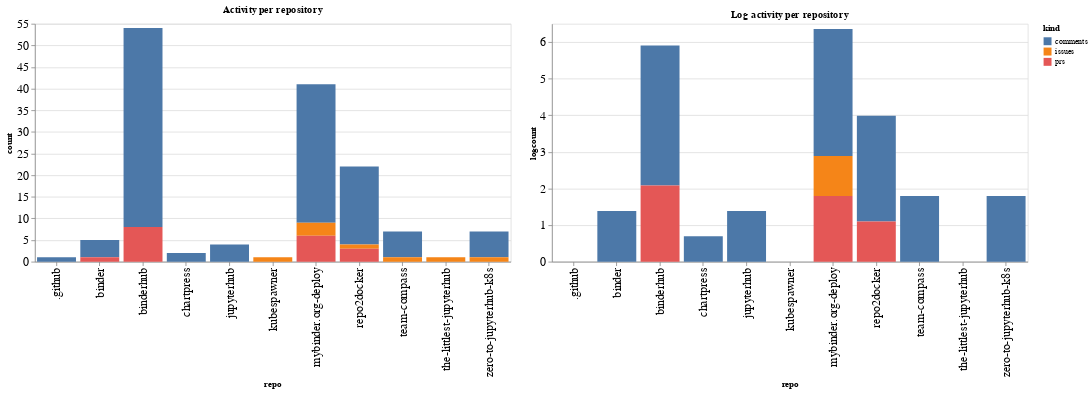

Notebook code cell kept with this figure:
### Code cell
ch1 = alt.Chart(repo_summaries, width=600, title="Activity per repository").mark_bar().encode(
    x='repo',
    y='count',
    color='kind',
    tooltip="kind"
)

ch2 = alt.Chart(repo_summaries, width=600, title="Log activity per repository").mark_bar().encode(
    x='repo',
    y='logcount',
    color='kind',
    tooltip="kind"
)

ch1 | ch2

### Figure 1 — Vega-Lite specification as saved in the notebook (floating-point values rounded to 4 significant figures)
{"config": {"axisLeft": {"labelFontSize": 15}, "axisBottom": {"labelFontSize": 15}}, "hconcat": [{"mark": "bar", "encoding": {"color": {"type": "nominal", "field": "kind"}, "tooltip": {"type": "nominal", "field": "kind"}, "x": {"type": "nominal", "field": "repo"}, "y": {"type": "quantitative", "field": "count"}}, "title": "Activity per repository", "width": 600}, {"mark": "bar", "encoding": {"color": {"type": "nominal", "field": "kind"}, "tooltip": {"type": "nominal", "field": "kind"}, "x": {"type": "nominal", "field": "repo"}, "y": {"type": "quantitative", "field": "logcount"}}, "title": "Log activity per repository", "width": 600}], "data": {"name": "data-8e365cd5bd56bae4fdd54e654e4135d6"}, "$schema": "https://vega.github.io/schema/vega-lite/v4.8.1.json", "datasets": {"data-8e365cd5bd56bae4fdd54e654e4135d6": [{"repo": ".github", "kind": "comments", "count": 1, "logcount": 0.0}, {"repo": "binder", "kind": "comments", "count": 4, "logcount": 1.386}, {"repo": "binder", "kind": "prs", "count": 1, "logcount": 0.0}, {"repo": "binderhub", "kind": "comments", "count": 46, "logcount": 3.829}, {"repo": "binderhub", "kind": "prs", "count": 8, "logcount": 2.079}, {"repo": "chartpress", "kind": "comments", "count": 2, "logcount": 0.6931}, {"repo": "jupyterhub", "kind": "comments", "count": 4, "logcount": 1.386}, {"repo": "kubespawner", "kind": "issues", "count": 1, "logcount": 0.0}, {"repo": "mybinder.org-deploy", "kind": "comments", "count": 32, "logcount": 3.466}, {"repo": "mybinder.org-deploy", "kind": "issues", "count": 3, "logcount": 1.099}, {"repo": "mybinder.org-deploy", "kind": "prs", "count": 6, "logcount": 1.792}, {"repo": "repo2docker", "kind": "comments", "count": 18, "logcount": 2.89}, {"repo": "repo2docker", "kind": "issues", "count": 1, "logcount": 0.0}, {"repo": "repo2docker", "kind": "prs", "count": 3, "logcount": 1.099}, {"repo": "team-compass", "kind": "comments", "count": 6, "logcount": 1.792}, {"repo": "team-compass", "kind": "issues", "count": 1, "logcount": 0.0}, {"repo": "the-littlest-jupyterhub", "kind": "issues", "count": 1, "logcount": 0.0}, {"repo": "zero-to-jupyterhub-k8s", "kind": "comments", "count": 6, "logcount": 1.792}, {"repo": "zero-to-jupyterhub-k8s", "kind": "issues", "count": 1, "logcount": 0.0}]}}
